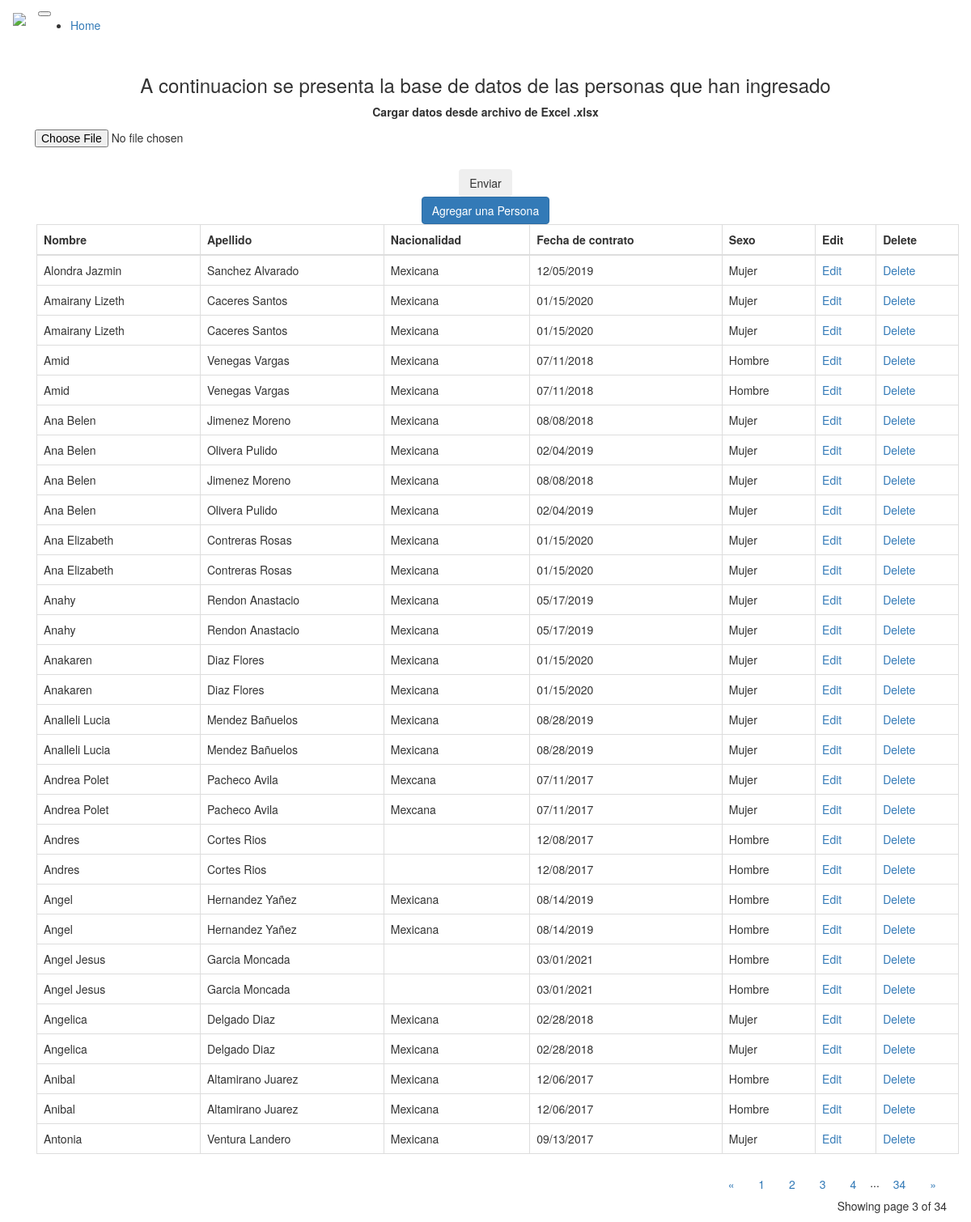
/?page=3, run on the app's committed database.
### main.py (models this page shows)
class Person(db.Model):
    id = db.Column(db.Integer, primary_key=True)
    nombre = db.Column(db.String(80), nullable=False)
    apellido = db.Column(db.String(80), nullable=False)
    nacionalidad = db.Column(db.String(50), nullable=False)
    fecha_contrato = db.Column(db.String(50), nullable=False)
    sexo = db.Column(db.String(50), nullable=False)

### main.py (the view)
@app.route("/")
def home():
    page = request.args.get('page', 1, type=int)
    all_people = Person.query.order_by(Person.nombre).paginate(page=page, per_page=ROWS_PER_PAGE)
    return render_template("index.html", people=all_people)

### templates/index.html (shortened to what this page needs)
{% extends 'bootstrap/base.html' %}
{% block content %}
<div class="container mt-5">
  <h3 class="text-center">A continuacion se presenta la base de datos de las personas que han ingresado</h3>
    <form class="text-center" action="/uploader" method="POST" enctype="multipart/form-data">
      <div class="col-auto mt-5 p-0">
        <label for="formFileSm" class="form-label">Cargar datos desde archivo de Excel .xlsx</label>
      </div>
      <div class="col-12 d-flex justify-content-center flex-wrap">
      <div class="">
        <input class="btn btn-secondary form-control-sm" id="formFileSm" type="file" name="archivo"><br>
      </div>
      <div class="pl-1 mb-0 mt-1">
        <input class="btn btn-secondary align-items-center" type="submit" value="Enviar">
      </div>
      </div>
    </form>
    <div class="text-center mb-5 mt-4">
      <a href="{{url_for('add_person')}}" class="btn btn-primary">Agregar una Persona</a>
    </div>
    <div class='container table-responsive mt-3' >
      <table class="table table-bordered table-hover">
        <thead class="thead-dark">
          <tr>
            <th scope="col">Nombre</th>
            <th scope="col">Apellido</th>
            <th scope="col">Nacionalidad</th>
            <th scope="col">Fecha de contrato</th>
            <th scope="col">Sexo</th>
            <th scope="col">Edit</th>
            <th scope="col">Delete</th>
          </tr>
        </thead>
        <tbody>
        {% for person in people.items  %}
          <tr>
            <td>{{person.nombre.title()}}</td>
            <td>{{person.apellido.title()}}</td>
            <td>{{person.nacionalidad.capitalize()}}</td>
            <td>{{person.fecha_contrato}}</td>
            <td>{{person.sexo.capitalize()}}</td>
            <td><a href="{{url_for('edit_person', id=person.id)}}" class="button">Edit</a></td>
            <td><a href="{{url_for('delete_person', id=person.id)}}" class="button">Delete</a></td>
          </tr>
        {% endfor %}
        </tbody>
      </table>
    </div>
    <div class="text-right">
        <a href="{{ url_for('home', page=people.prev_num) }}"
          class="btn btn-outline-dark
          {% if people.page == 1 %}disabled{% endif %}">
            &laquo;
        </a>
        {% for page_num in people.iter_pages(left_edge=1, right_edge=1, left_current=1, right_current=2) %}
          {% if page_num %}
            {% if people.page == page_num %}
            <a href="{{ url_for('home', page=page_num) }}"
              class="btn btn-dark">
                {{ page_num }}
            </a>
            {% else %}
            <a href="{{ url_for('home', page=page_num) }}"
              class="btn btn-outline-dark">
                {{ page_num }}
            </a>
            {% endif %}
          {% else %}
            ...
          {% endif %}
        {% endfor %}
        <a href="{{ url_for('home', page=people.next_num) }}"
          class="btn btn-outline-dark
          {% if people.page == people.pages %}disabled{% endif %}">
            &raquo;
        </a>
    </div>
    <p class="text-right mt-3">
      Showing page {{ people.page }} of {{ people.pages }}
    </p>
</div>
{% endblock %}

### data on the page
Person: nombre "Alondra Jazmin", apellido "Sanchez Alvarado", nacionalidad "Mexicana", fecha_contrato "12/05/2019", sexo "Mujer"
Person: nombre "Amairany Lizeth", apellido "Caceres Santos", nacionalidad "Mexicana", fecha_contrato "01/15/2020", sexo "Mujer"
Person: nombre "Amairany Lizeth", apellido "Caceres Santos", nacionalidad "Mexicana", fecha_contrato "01/15/2020", sexo "Mujer"
Person: nombre "Amid", apellido "Venegas Vargas", nacionalidad "Mexicana", fecha_contrato "07/11/2018", sexo "Hombre"
Person: nombre "Amid", apellido "Venegas Vargas", nacionalidad "Mexicana", fecha_contrato "07/11/2018", sexo "Hombre"
Person: nombre "Ana Belen", apellido "Jimenez Moreno", nacionalidad "Mexicana", fecha_contrato "08/08/2018", sexo "Mujer"
Person: nombre "Ana Belen", apellido "Olivera Pulido", nacionalidad "Mexicana", fecha_contrato "02/04/2019", sexo "Mujer"
Person: nombre "Ana Belen", apellido "Jimenez Moreno", nacionalidad "Mexicana", fecha_contrato "08/08/2018", sexo "Mujer"
Person: nombre "Ana Belen", apellido "Olivera Pulido", nacionalidad "Mexicana", fecha_contrato "02/04/2019", sexo "Mujer"
Person: nombre "Ana Elizabeth", apellido "Contreras Rosas", nacionalidad "Mexicana", fecha_contrato "01/15/2020", sexo "Mujer"
Person: nombre "Ana Elizabeth", apellido "Contreras Rosas", nacionalidad "Mexicana", fecha_contrato "01/15/2020", sexo "Mujer"
Person: nombre "Anahy", apellido "Rendon Anastacio", nacionalidad "Mexicana", fecha_contrato "05/17/2019", sexo "Mujer"
Person: nombre "Anahy", apellido "Rendon Anastacio", nacionalidad "Mexicana", fecha_contrato "05/17/2019", sexo "Mujer"
Person: nombre "Anakaren", apellido "Diaz Flores", nacionalidad "Mexicana", fecha_contrato "01/15/2020", sexo "Mujer"
Person: nombre "Anakaren", apellido "Diaz Flores", nacionalidad "Mexicana", fecha_contrato "01/15/2020", sexo "Mujer"
Person: nombre "Analleli Lucia", apellido "Mendez Bañuelos", nacionalidad "Mexicana", fecha_contrato "08/28/2019", sexo "Mujer"
Person: nombre "Analleli Lucia", apellido "Mendez Bañuelos", nacionalidad "Mexicana", fecha_contrato "08/28/2019", sexo "Mujer"
Person: nombre "Andrea Polet", apellido "Pacheco Avila", nacionalidad "Mexcana", fecha_contrato "07/11/2017", sexo "Mujer"
Person: nombre "Andrea Polet", apellido "Pacheco Avila", nacionalidad "Mexcana", fecha_contrato "07/11/2017", sexo "Mujer"
Person: nombre "Andres", apellido "Cortes Rios", fecha_contrato "12/08/2017", sexo "Hombre"
Person: nombre "Andres", apellido "Cortes Rios", fecha_contrato "12/08/2017", sexo "Hombre"
Person: nombre "Angel", apellido "Hernandez Yañez", nacionalidad "Mexicana", fecha_contrato "08/14/2019", sexo "Hombre"
Person: nombre "Angel", apellido "Hernandez Yañez", nacionalidad "Mexicana", fecha_contrato "08/14/2019", sexo "Hombre"
Person: nombre "Angel Jesus", apellido "Garcia Moncada", fecha_contrato "03/01/2021", sexo "Hombre"
Person: nombre "Angel Jesus", apellido "Garcia Moncada", fecha_contrato "03/01/2021", sexo "Hombre"
Person: nombre "Angelica", apellido "Delgado Diaz", nacionalidad "Mexicana", fecha_contrato "02/28/2018", sexo "Mujer"
Person: nombre "Angelica", apellido "Delgado Diaz", nacionalidad "Mexicana", fecha_contrato "02/28/2018", sexo "Mujer"
Person: nombre "Anibal", apellido "Altamirano Juarez", nacionalidad "Mexicana", fecha_contrato "12/06/2017", sexo "Hombre"
Person: nombre "Anibal", apellido "Altamirano Juarez", nacionalidad "Mexicana", fecha_contrato "12/06/2017", sexo "Hombre"
Person: nombre "Antonia", apellido "Ventura Landero", nacionalidad "Mexicana", fecha_contrato "09/13/2017", sexo "Mujer"

### other printed values
{{ page_num }} "1" "2" "4" "34"
{{ page_num }} "3"
{{ people.page }} "3"
{{ people.pages }} "34"
